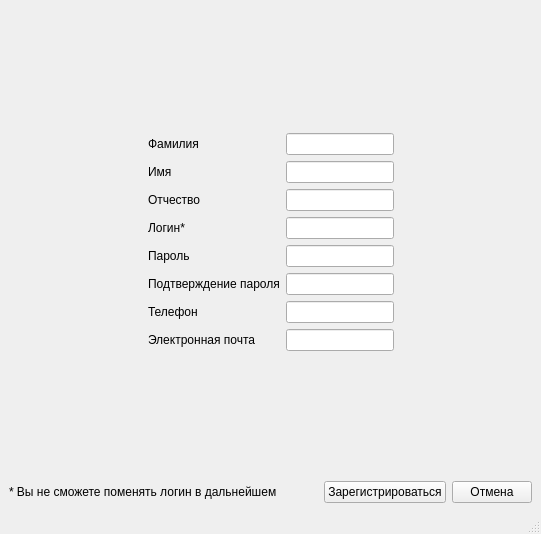
<?xml version="1.0" encoding="UTF-8"?>
<ui version="4.0">
 <class>SignUp</class>
 <widget class="QMainWindow" name="SignUp">
  <property name="geometry">
   <rect>
    <x>0</x>
    <y>0</y>
    <width>541</width>
    <height>534</height>
   </rect>
  </property>
  <property name="windowTitle">
   <string>Регистрация</string>
  </property>
  <property name="windowIcon">
   <iconset>
    <normaloff>../logo/logo.png</normaloff>../logo/logo.png</iconset>
  </property>
  <widget class="QWidget" name="centralwidget">
   <layout class="QGridLayout" name="gridLayout_3">
    <item row="1" column="1">
     <layout class="QGridLayout" name="gridLayout_4">
      <item row="0" column="1">
       <spacer name="horizontalSpacer_3">
        <property name="orientation">
         <enum>Qt::Horizontal</enum>
        </property>
        <property name="sizeHint" stdset="0">
         <size>
          <width>40</width>
          <height>20</height>
         </size>
        </property>
       </spacer>
      </item>
      <item row="0" column="3">
       <widget class="QPushButton" name="pB_cancel">
        <property name="text">
         <string>Отмена</string>
        </property>
       </widget>
      </item>
      <item row="0" column="2">
       <widget class="QPushButton" name="pB_confirm_register">
        <property name="text">
         <string>Зарегистрироваться</string>
        </property>
       </widget>
      </item>
      <item row="0" column="0">
       <widget class="QLabel" name="label_8">
        <property name="text">
         <string>* Вы не сможете поменять логин в дальнейшем</string>
        </property>
       </widget>
      </item>
     </layout>
    </item>
    <item row="0" column="1">
     <layout class="QGridLayout" name="gridLayout_2">
      <item row="2" column="2">
       <spacer name="horizontalSpacer">
        <property name="orientation">
         <enum>Qt::Horizontal</enum>
        </property>
        <property name="sizeHint" stdset="0">
         <size>
          <width>40</width>
          <height>20</height>
         </size>
        </property>
       </spacer>
      </item>
      <item row="2" column="0">
       <spacer name="horizontalSpacer_2">
        <property name="orientation">
         <enum>Qt::Horizontal</enum>
        </property>
        <property name="sizeHint" stdset="0">
         <size>
          <width>40</width>
          <height>20</height>
         </size>
        </property>
       </spacer>
      </item>
      <item row="3" column="1">
       <spacer name="verticalSpacer">
        <property name="orientation">
         <enum>Qt::Vertical</enum>
        </property>
        <property name="sizeType">
         <enum>QSizePolicy::Expanding</enum>
        </property>
        <property name="sizeHint" stdset="0">
         <size>
          <width>20</width>
          <height>40</height>
         </size>
        </property>
       </spacer>
      </item>
      <item row="2" column="1">
       <layout class="QGridLayout" name="gridLayout">
        <item row="0" column="0">
         <widget class="QLabel" name="label_3">
          <property name="sizePolicy">
           <sizepolicy hsizetype="Fixed" vsizetype="Fixed">
            <horstretch>0</horstretch>
            <verstretch>0</verstretch>
           </sizepolicy>
          </property>
          <property name="text">
           <string>Фамилия</string>
          </property>
          <property name="alignment">
           <set>Qt::AlignLeading|Qt::AlignLeft|Qt::AlignVCenter</set>
          </property>
         </widget>
        </item>
        <item row="3" column="1">
         <widget class="QLineEdit" name="lineE_login">
          <property name="sizePolicy">
           <sizepolicy hsizetype="Fixed" vsizetype="Fixed">
            <horstretch>0</horstretch>
            <verstretch>0</verstretch>
           </sizepolicy>
          </property>
          <property name="styleSheet">
           <string notr="true"/>
          </property>
          <property name="text">
           <string/>
          </property>
         </widget>
        </item>
        <item row="3" column="0">
         <widget class="QLabel" name="lbl_login">
          <property name="enabled">
           <bool>true</bool>
          </property>
          <property name="sizePolicy">
           <sizepolicy hsizetype="Fixed" vsizetype="Fixed">
            <horstretch>0</horstretch>
            <verstretch>0</verstretch>
           </sizepolicy>
          </property>
          <property name="baseSize">
           <size>
            <width>0</width>
            <height>0</height>
           </size>
          </property>
          <property name="focusPolicy">
           <enum>Qt::NoFocus</enum>
          </property>
          <property name="text">
           <string>Логин*</string>
          </property>
          <property name="alignment">
           <set>Qt::AlignLeading|Qt::AlignLeft|Qt::AlignVCenter</set>
          </property>
         </widget>
        </item>
        <item row="6" column="1">
         <widget class="QLineEdit" name="lineEdit_phone_nmb">
          <property name="sizePolicy">
           <sizepolicy hsizetype="Fixed" vsizetype="Fixed">
            <horstretch>0</horstretch>
            <verstretch>0</verstretch>
           </sizepolicy>
          </property>
         </widget>
        </item>
        <item row="0" column="1">
         <widget class="QLineEdit" name="lineE_surname">
          <property name="sizePolicy">
           <sizepolicy hsizetype="Fixed" vsizetype="Fixed">
            <horstretch>0</horstretch>
            <verstretch>0</verstretch>
           </sizepolicy>
          </property>
          <property name="styleSheet">
           <string notr="true"/>
          </property>
         </widget>
        </item>
        <item row="4" column="0">
         <widget class="QLabel" name="lbl_passwd">
          <property name="enabled">
           <bool>true</bool>
          </property>
          <property name="sizePolicy">
           <sizepolicy hsizetype="Fixed" vsizetype="Fixed">
            <horstretch>0</horstretch>
            <verstretch>0</verstretch>
           </sizepolicy>
          </property>
          <property name="baseSize">
           <size>
            <width>0</width>
            <height>0</height>
           </size>
          </property>
          <property name="focusPolicy">
           <enum>Qt::NoFocus</enum>
          </property>
          <property name="text">
           <string>Пароль</string>
          </property>
          <property name="alignment">
           <set>Qt::AlignLeading|Qt::AlignLeft|Qt::AlignVCenter</set>
          </property>
         </widget>
        </item>
        <item row="7" column="1">
         <widget class="QLineEdit" name="lineEdit_email">
          <property name="sizePolicy">
           <sizepolicy hsizetype="Fixed" vsizetype="Fixed">
            <horstretch>0</horstretch>
            <verstretch>0</verstretch>
           </sizepolicy>
          </property>
         </widget>
        </item>
        <item row="4" column="1">
         <widget class="QLineEdit" name="lineE_passwd">
          <property name="enabled">
           <bool>true</bool>
          </property>
          <property name="sizePolicy">
           <sizepolicy hsizetype="Fixed" vsizetype="Fixed">
            <horstretch>0</horstretch>
            <verstretch>0</verstretch>
           </sizepolicy>
          </property>
          <property name="baseSize">
           <size>
            <width>0</width>
            <height>0</height>
           </size>
          </property>
          <property name="focusPolicy">
           <enum>Qt::StrongFocus</enum>
          </property>
          <property name="styleSheet">
           <string notr="true"/>
          </property>
          <property name="alignment">
           <set>Qt::AlignLeading|Qt::AlignLeft|Qt::AlignVCenter</set>
          </property>
         </widget>
        </item>
        <item row="5" column="1">
         <widget class="QLineEdit" name="line_passwd_confirm">
          <property name="sizePolicy">
           <sizepolicy hsizetype="Fixed" vsizetype="Fixed">
            <horstretch>0</horstretch>
            <verstretch>0</verstretch>
           </sizepolicy>
          </property>
          <property name="styleSheet">
           <string notr="true"/>
          </property>
         </widget>
        </item>
        <item row="2" column="0">
         <widget class="QLabel" name="label_5">
          <property name="sizePolicy">
           <sizepolicy hsizetype="Fixed" vsizetype="Fixed">
            <horstretch>0</horstretch>
            <verstretch>0</verstretch>
           </sizepolicy>
          </property>
          <property name="text">
           <string>Отчество</string>
          </property>
          <property name="alignment">
           <set>Qt::AlignLeading|Qt::AlignLeft|Qt::AlignVCenter</set>
          </property>
         </widget>
        </item>
        <item row="5" column="0">
         <widget class="QLabel" name="label_6">
          <property name="sizePolicy">
           <sizepolicy hsizetype="Fixed" vsizetype="Fixed">
            <horstretch>0</horstretch>
            <verstretch>0</verstretch>
           </sizepolicy>
          </property>
          <property name="maximumSize">
           <size>
            <width>16777215</width>
            <height>16777215</height>
           </size>
          </property>
          <property name="styleSheet">
           <string notr="true"/>
          </property>
          <property name="text">
           <string>Подтверждение пароля</string>
          </property>
          <property name="margin">
           <number>0</number>
          </property>
         </widget>
        </item>
        <item row="2" column="1">
         <widget class="QLineEdit" name="lineEdit_middle_name">
          <property name="sizePolicy">
           <sizepolicy hsizetype="Fixed" vsizetype="Fixed">
            <horstretch>0</horstretch>
            <verstretch>0</verstretch>
           </sizepolicy>
          </property>
          <property name="styleSheet">
           <string notr="true"/>
          </property>
         </widget>
        </item>
        <item row="1" column="0">
         <widget class="QLabel" name="label_4">
          <property name="sizePolicy">
           <sizepolicy hsizetype="Fixed" vsizetype="Fixed">
            <horstretch>0</horstretch>
            <verstretch>0</verstretch>
           </sizepolicy>
          </property>
          <property name="text">
           <string>Имя</string>
          </property>
          <property name="alignment">
           <set>Qt::AlignLeading|Qt::AlignLeft|Qt::AlignVCenter</set>
          </property>
         </widget>
        </item>
        <item row="1" column="1">
         <widget class="QLineEdit" name="lineEdit_name">
          <property name="sizePolicy">
           <sizepolicy hsizetype="Fixed" vsizetype="Fixed">
            <horstretch>0</horstretch>
            <verstretch>0</verstretch>
           </sizepolicy>
          </property>
          <property name="styleSheet">
           <string notr="true"/>
          </property>
         </widget>
        </item>
        <item row="6" column="0">
         <widget class="QLabel" name="label_2">
          <property name="text">
           <string>Телефон</string>
          </property>
         </widget>
        </item>
        <item row="7" column="0">
         <widget class="QLabel" name="label_7">
          <property name="text">
           <string>Электронная почта</string>
          </property>
         </widget>
        </item>
       </layout>
      </item>
      <item row="1" column="2">
       <spacer name="verticalSpacer_2">
        <property name="orientation">
         <enum>Qt::Vertical</enum>
        </property>
        <property name="sizeHint" stdset="0">
         <size>
          <width>20</width>
          <height>40</height>
         </size>
        </property>
       </spacer>
      </item>
     </layout>
    </item>
   </layout>
  </widget>
  <widget class="QMenuBar" name="menubar">
   <property name="geometry">
    <rect>
     <x>0</x>
     <y>0</y>
     <width>541</width>
     <height>21</height>
    </rect>
   </property>
  </widget>
  <widget class="QStatusBar" name="statusbar"/>
 </widget>
 <tabstops>
  <tabstop>lineE_surname</tabstop>
  <tabstop>lineEdit_name</tabstop>
  <tabstop>lineEdit_middle_name</tabstop>
  <tabstop>lineE_login</tabstop>
  <tabstop>lineE_passwd</tabstop>
  <tabstop>line_passwd_confirm</tabstop>
  <tabstop>lineEdit_phone_nmb</tabstop>
  <tabstop>lineEdit_email</tabstop>
  <tabstop>pB_confirm_register</tabstop>
  <tabstop>pB_cancel</tabstop>
 </tabstops>
 <resources/>
 <connections/>
</ui>
